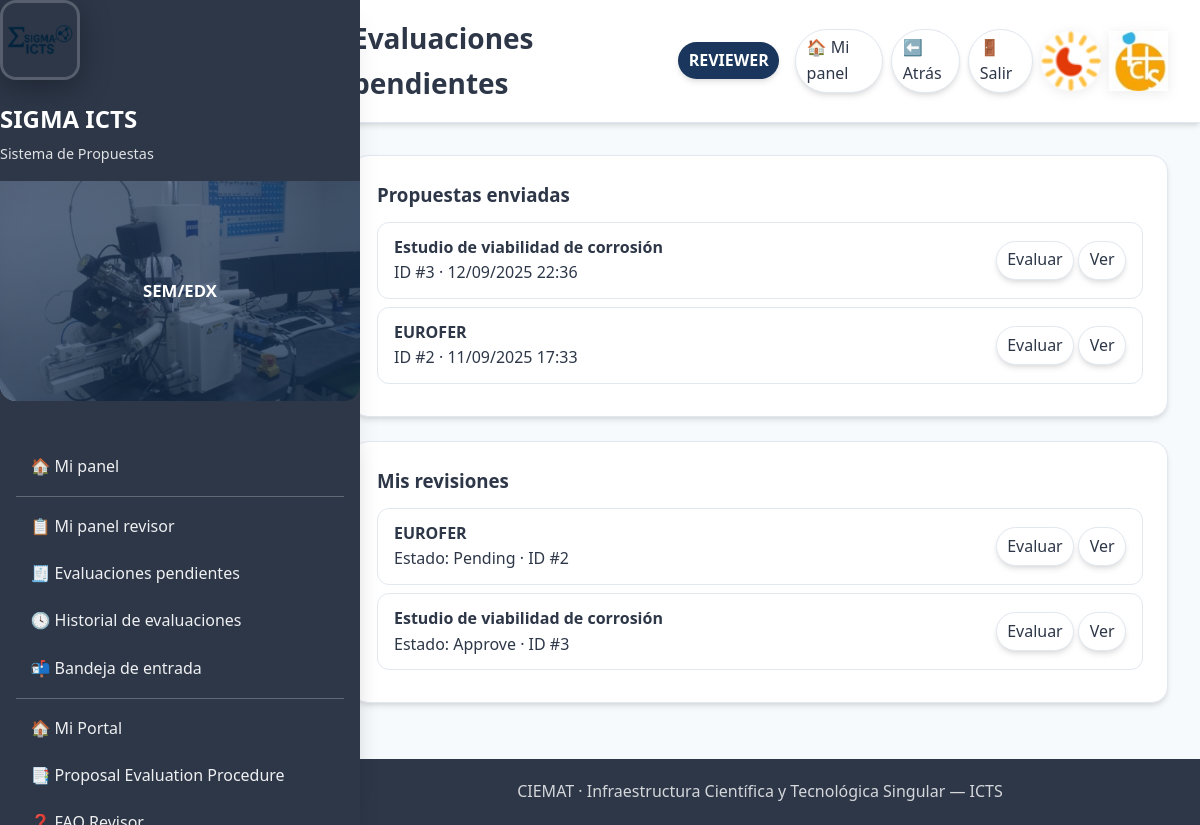
/icts/reviews/inbox/ (signed in), run on the app's committed database.
### icts/models.py (models this page shows, shortened)
class AccessProposal(models.Model):
    PROJECT_TYPE_CHOICES = [
        ("international", "International"),
        ("european", "European"),
        ("national", "National"),
        ("regional", "Regional"),
    ]
    STATUS_CHOICES = [
        ("draft", "Draft"),
        ("submitted", "Submitted"),
        ("accepted", "Accepted"),
        ("rejected", "Rejected"),
    ]
    applicant = models.ForeignKey(
        settings.AUTH_USER_MODEL,
        on_delete=models.CASCADE,
        related_name="icts_proposals",
    )
    title = models.CharField(max_length=200)
    scope = models.TextField(blank=True)
    facilities = models.ManyToManyField(Facility, blank=True)
    status = models.CharField(max_length=12, choices=STATUS_CHOICES, default="draft")
    created_at = models.DateTimeField(auto_now_add=True)
    is_new_request = models.BooleanField(default=True, help_text="Is this a new request?")
    previous_access = models.ForeignKey(
        'self',
        on_delete=models.SET_NULL,
        null=True,
        blank=True,
        help_text="Previous approved request to copy data from"
    )
    access_code = models.CharField(max_length=50, blank=True, help_text="Auto-generated access code")
    applicant_is_different = models.BooleanField(default=False)
    organization = models.CharField(max_length=200, blank=True, help_text="Center/Institution")
    contact_person = models.CharField(max_length=200, blank=True)
    email = models.EmailField(blank=True)
    phone = models.CharField(max_length=50, blank=True)
    project_name = models.CharField(max_length=200, blank=True)
    project_type = models.CharField(
        max_length=100,
        blank=True,
        choices=PROJECT_TYPE_CHOICES,
        help_text="International, European, National, Regional",
    )
    funding_source = models.CharField(max_length=200, blank=True)
    start_year = models.IntegerField(null=True, blank=True)
    end_year = models.IntegerField(null=True, blank=True)
    previous_experiments = models.TextField(blank=True)
    references = models.TextField(blank=True)
    facility_sem = models.BooleanField(default=False)
    facility_sem_fib = models.BooleanField(default=False)
    facility_imp = models.BooleanField(default=False)
    facility_sims = models.BooleanField(default=False)
    facility_confocal = models.BooleanField(default=False)
    facility_vdg = models.BooleanField(default=False)
    facility_profilometer = models.BooleanField(default=False)

class ProposalReview(models.Model):
    DECISION = [
        ("pending", "Pending"),
        ("approve", "Approve"),
        ("request_changes", "Request changes"),
        ("reject", "Reject"),
    ]
    proposal = models.ForeignKey(
        AccessProposal, on_delete=models.CASCADE, related_name="reviews"
    )
    reviewer = models.ForeignKey(
        settings.AUTH_USER_MODEL, on_delete=models.CASCADE, related_name="icts_reviews"
    )
    decision = models.CharField(max_length=16, choices=DECISION, default="pending")
    comments = models.TextField(blank=True)
    updated_at = models.DateTimeField(auto_now=True)
    feasibility_ok = models.BooleanField(null=True, blank=True, help_text="Is this proposal technically feasible?")
    score_scientific_quality = models.IntegerField(
        null=True, blank=True,
        choices=[(i, i) for i in range(1, 6)],
        help_text="Scientific quality score (1-5)"
    )
    score_need_infrastructure = models.IntegerField(
        null=True, blank=True,
        choices=[(i, i) for i in range(1, 6)],
        help_text="Need for advanced infrastructure score (1-5)"
    )
    score_industrial_potential = models.IntegerField(
        null=True, blank=True,
        choices=[(i, i) for i in range(1, 6)],
        help_text="Industrial potential score (1-5)"
    )
    class Meta:
        unique_together = ("proposal", "reviewer")

### icts/views.py (the view)
# urls.py: path("reviews/inbox/", views.reviewer_inbox, name="reviewer_inbox"),
@login_required(login_url="/accounts/login/icts/")
@user_passes_test(is_reviewer)
@never_cache
def reviewer_inbox(request):
    pending = AccessProposal.objects.filter(status="submitted").order_by("-created_at")
    mine = ProposalReview.objects.filter(reviewer=request.user).select_related("proposal")
    return render(request, "icts/reviewer_inbox.html", {"pending": pending, "mine": mine})

### accounts/templatetags/form_extras.py (called while the page is built)
@register.filter(name="has_group")
def has_group(user, group_name: str):
    try:
        return user.is_authenticated and user.groups.filter(name__iexact=group_name).exists()
    except Exception:
        return False

### icts/context_processors.py (called while the page is built)
def icts_ui(request):
    user = request.user
    role = ""
    if user.is_authenticated:
        if user.is_superuser:
            role = "Admin"
        elif user.groups.filter(name__iexact="managers").exists():
            role = "Manager"
        elif user.groups.filter(name__iexact="responsables").exists():
            role = "Responsable"
        elif user.groups.filter(name__iexact="revisores").exists():
            role = "Revisor"
        else:
            role = "Usuario"
    return {"icts_role_name": role}

### icts/views.py (called while the page is built)
def is_reviewer(user):
    return user.is_superuser or user.groups.filter(name__iexact="revisores").exists()

### sigmalab/context_processors.py (called while the page is built)
def lab_role(request):
    role = None
    if request.user.is_authenticated:
        if (request.user.is_superuser
            or request.user.groups.filter(name="Técnicos Σ-LAB").exists()):
            role = "TECNICO"
        else:
            role = "USUARIO"
    return {"LAB_ROLE": role}

### icts/templates/icts/reviewer_inbox.html (shortened to what this page needs)
{% extends "base_icts.html" %}
{% block page_title %}Evaluaciones pendientes{% endblock %}
{% block content %}
<div class="card">
  <h3 style="margin-bottom: .75rem;">Propuestas enviadas</h3>
  <ul class="list">
    {% for p in pending %}
      <li class="list-item">
        <div>
          <div class="list-title">{{ p.title|default:"(Sin título)" }}</div>
          <div class="muted">ID #{{ p.id }} · {{ p.created_at|date:"d/m/Y H:i" }}</div>
        </div>
        <div class="list-actions">
          <a class="chip" href="{% url 'icts:review_start' p.pk %}">Evaluar</a>
          <a class="chip" href="{% url 'icts:proposal_detail' p.pk %}">Ver</a>
        </div>
      </li>
    {% empty %}
      <li class="list-item">No hay propuestas pendientes.</li>
    {% endfor %}
  </ul>
</div>
<div class="card">
  <h3 style="margin-bottom: .75rem;">Mis revisiones</h3>
  <ul class="list">
    {% for r in mine %}
      <li class="list-item">
        <div>
          <div class="list-title">{{ r.proposal.title|default:"(Sin título)" }}</div>
          <div class="muted">Estado: {{ r.get_decision_display }} · ID #{{ r.proposal.id }}</div>
        </div>
        <div class="list-actions">
          <a class="chip" href="{% url 'icts:review_start' r.proposal.pk %}">Evaluar</a>
          <a class="chip" href="{% url 'icts:proposal_detail' r.proposal.pk %}">Ver</a>
        </div>
      </li>
    {% empty %}
      <li class="list-item">Aún no has emitido revisiones.</li>
    {% endfor %}
  </ul>
</div>
{% endblock %}

### icts/templates/icts/_topbar_actions.html (style rules this page uses)
.chip { display:inline-flex;align-items:center;padding:.35rem .65rem;border:1px solid var(--border); border-radius:999px;text-decoration:none;color:var(--text);background:var(--bg-card) }

### data on the page
AccessProposal: title "Estudio de viabilidad de corrosión", id "3", created_at "12/09/2025 22:36"
AccessProposal: title "EUROFER", id "2", created_at "11/09/2025 17:33"
ProposalReview: proposal "EUROFER", decision "Pending", proposal.id "2"
ProposalReview: proposal "Estudio de viabilidad de corrosión", decision "Approve", proposal.id "3"
